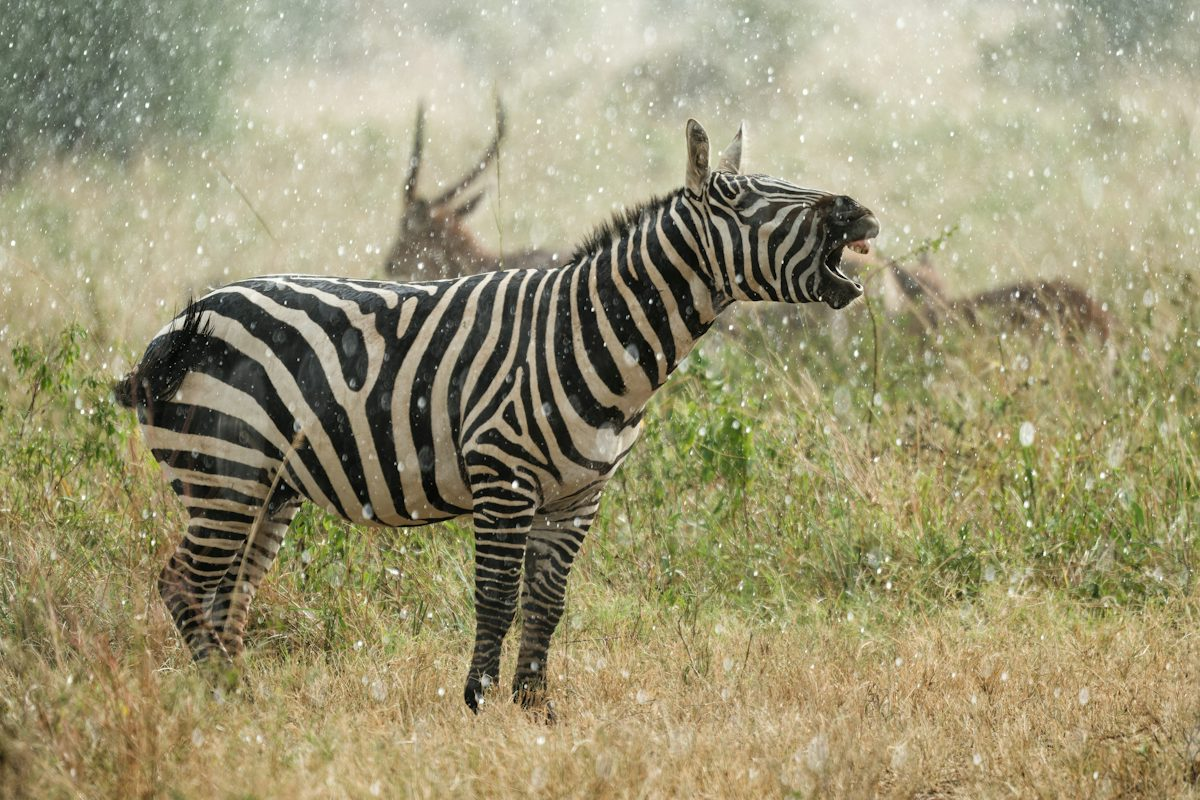
#> input picture Exp1input.jpg, 1200 x 800 px
$ python Exp14.py
#> lines starting #> are read from the running program, lines starting #| are printed output that depends on the picture
### resources/display_utils.py
import cv2

DISPLAY_W = 700
DISPLAY_H = 520
WINDOW_X = 40
WINDOW_Y = 60
X_STEP = 760
Y_STEP = 560
_window_index = 0

def show_small(title, image):
    global _window_index
    if image is None:
        return

    h, w = image.shape[:2]
    scale = min(DISPLAY_W / w, DISPLAY_H / h) if w and h else 1.0
    if scale < 1.0:
        new_w = max(1, int(w * scale))
        new_h = max(1, int(h * scale))
        image = cv2.resize(image, (new_w, new_h), interpolation=cv2.INTER_AREA)

    cv2.namedWindow(title, cv2.WINDOW_NORMAL)
    cv2.resizeWindow(title, image.shape[1], image.shape[0])
    x = WINDOW_X + (_window_index % 3) * X_STEP
    y = WINDOW_Y + (_window_index // 3) * Y_STEP
    cv2.moveWindow(title, x, y)
    cv2.imshow(title, image)
    _window_index += 1

### labs/Exp14.py
import cv2
import sys
from pathlib import Path

ROOT = Path(__file__).resolve().parent
PROJECT_ROOT = ROOT.parent
if str(PROJECT_ROOT) not in sys.path:
    sys.path.insert(0, str(PROJECT_ROOT))

from resources.display_utils import show_small
import numpy as np
from tkinter import Tk, filedialog

Tk().withdraw()
file_path = filedialog.askopenfilename(
    title="Select an Image",
    filetypes=[("Image Files", "*.jpg *.jpeg *.png *.bmp")]
)
#> the answer given: ../Exp1input.jpg

if not file_path:
    print("No image selected!")
    exit()

img = cv2.imread(file_path)
#> img is the input picture: shape (800, 1200, 3); mean B, G, R 115.6, 149.6, 155.9
if img is None:
    print("Error: Unable to load image!")
    exit()

rows, cols = img.shape[:2]
#> rows = 800; cols = 1200
pts1 = np.float32([[50, 50], [300, 50], [50, 300], [300, 300]])
pts2 = np.float32([[0, 0], [300, 0], [100, 300], [300, 300]])
matrix = cv2.getPerspectiveTransform(pts1, pts2)
result = cv2.warpPerspective(img, matrix, (cols, rows))
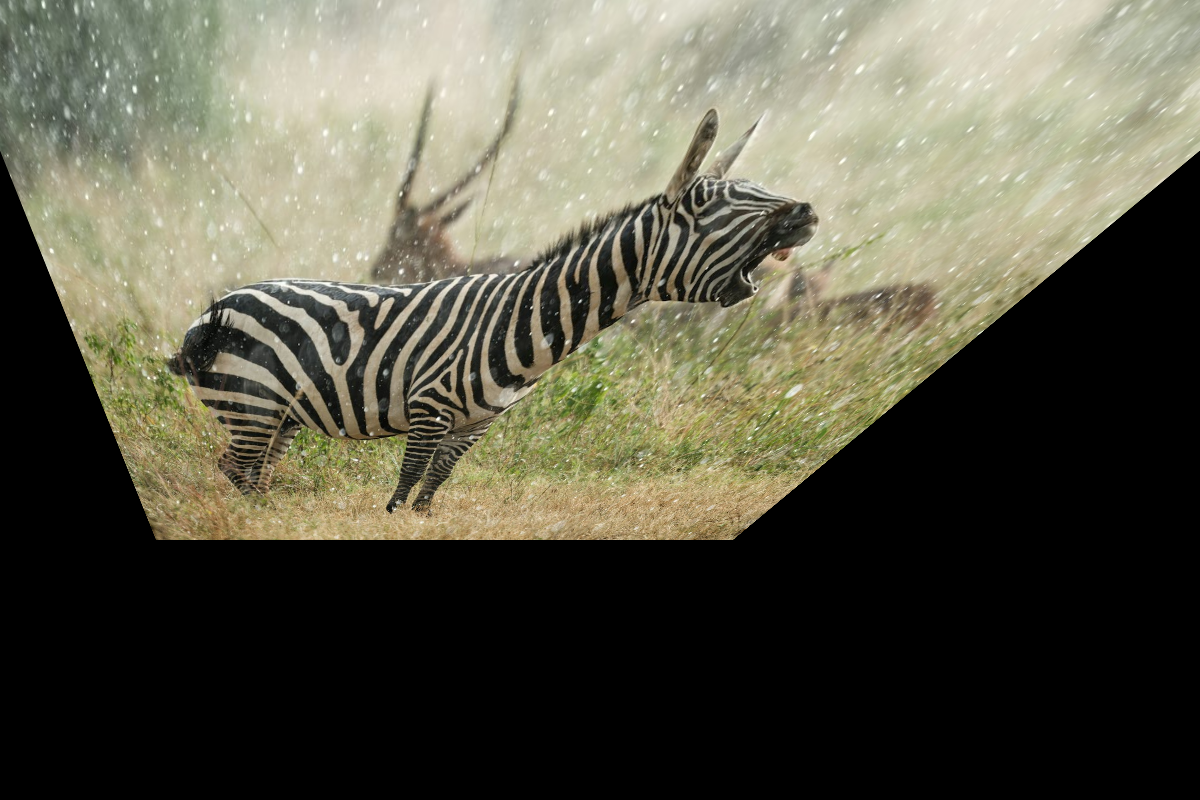
#> result: shape (800, 1200, 3); mean B, G, R 72.4, 88.2, 89.9

show_small("Original Image", img)
show_small("Perspective Transformation", result)
cv2.waitKey(0)
cv2.destroyAllWindows()

$ run again, on Exp3input.jpg
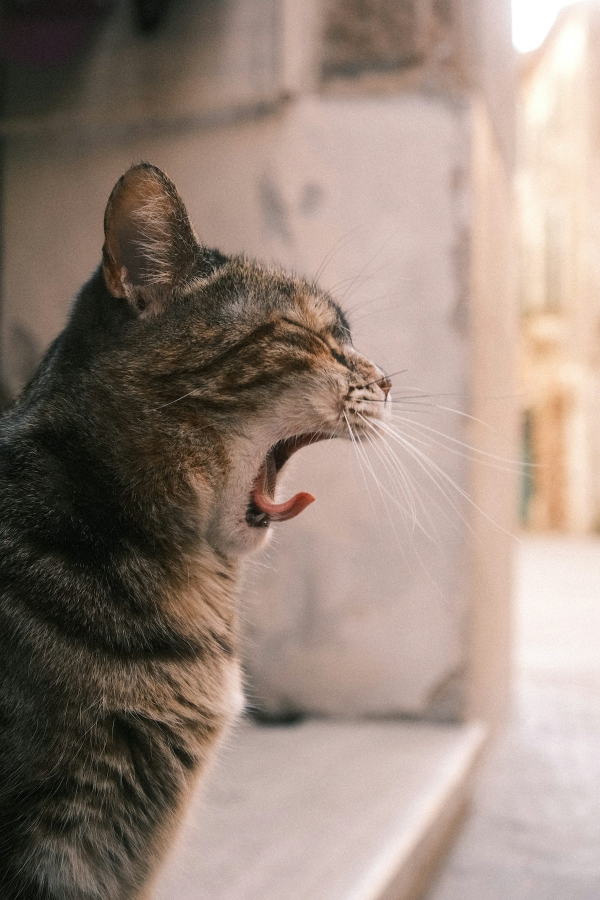
#> input picture Exp3input.jpg, 1200 x 1800 px (shown at 1/2 size)
#> img is the input picture: shape (1800, 1200, 3); mean B, G, R 123, 133.8, 151
#> `result = cv2.warpPerspective(img, matrix, (cols, rows))`:
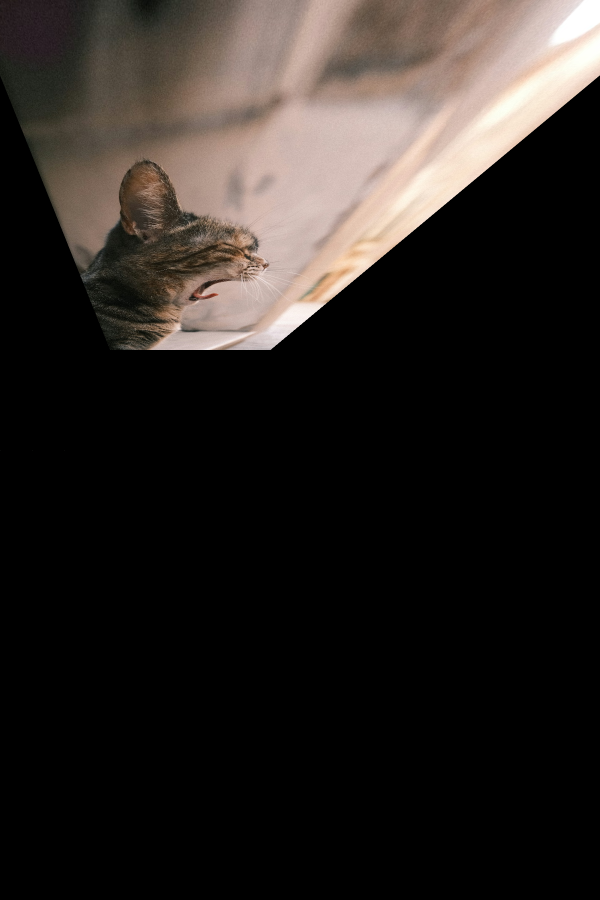
#> result: shape (1800, 1200, 3) (shown at 1/2 size); mean B, G, R 33.4, 36.6, 41.5
#> in show_small (call 2), `image = cv2.resize(image, (new_w, new_h), interpolation=cv2.INTER_AREA)`:
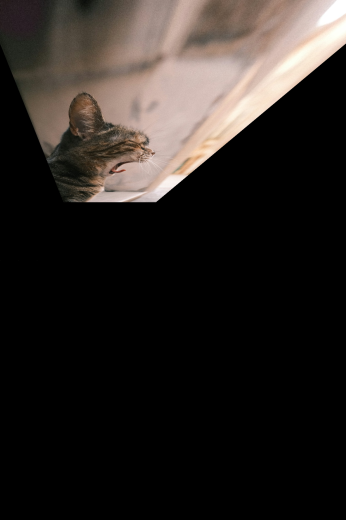
#> image: shape (520, 346, 3); mean of channels 0, 1, 2 33.4, 36.5, 41.5; drawn as B, G, R

$ run again, on Exp4input.jpg
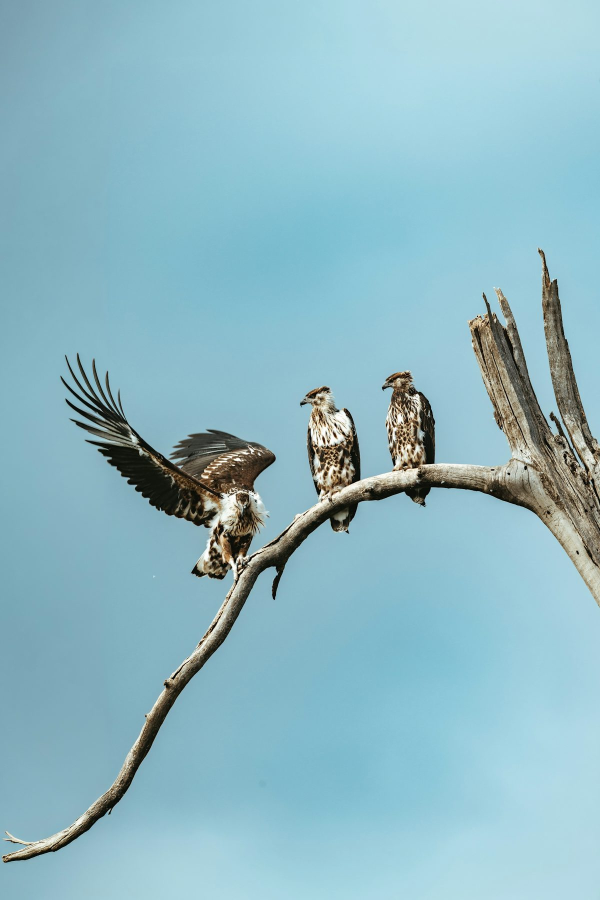
#> input picture Exp4input.jpg, 1200 x 1800 px (shown at 1/2 size)
#> img is the input picture: shape (1800, 1200, 3); mean B, G, R 196, 184.6, 142
#> `result = cv2.warpPerspective(img, matrix, (cols, rows))`:
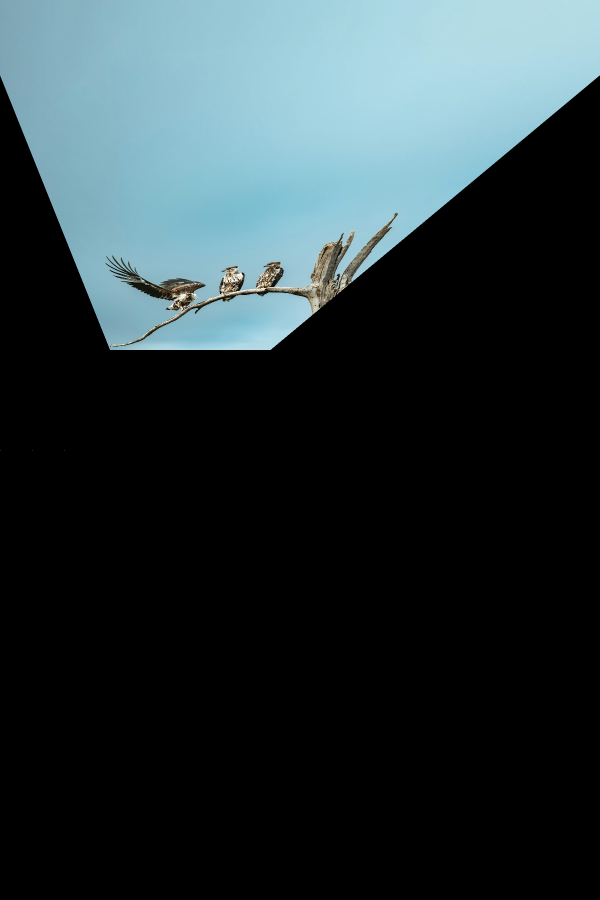
#> result: shape (1800, 1200, 3) (shown at 1/2 size); mean B, G, R 57.5, 53.9, 41.1
#> in show_small (call 2), `image = cv2.resize(image, (new_w, new_h), interpolation=cv2.INTER_AREA)`:
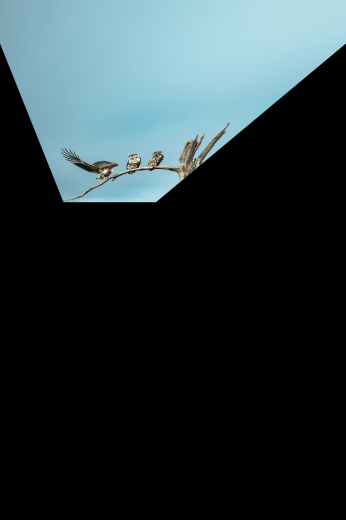
#> image: shape (520, 346, 3); mean of channels 0, 1, 2 57.5, 53.9, 41.1; drawn as B, G, R

$ run again, on Exp5input.jpg
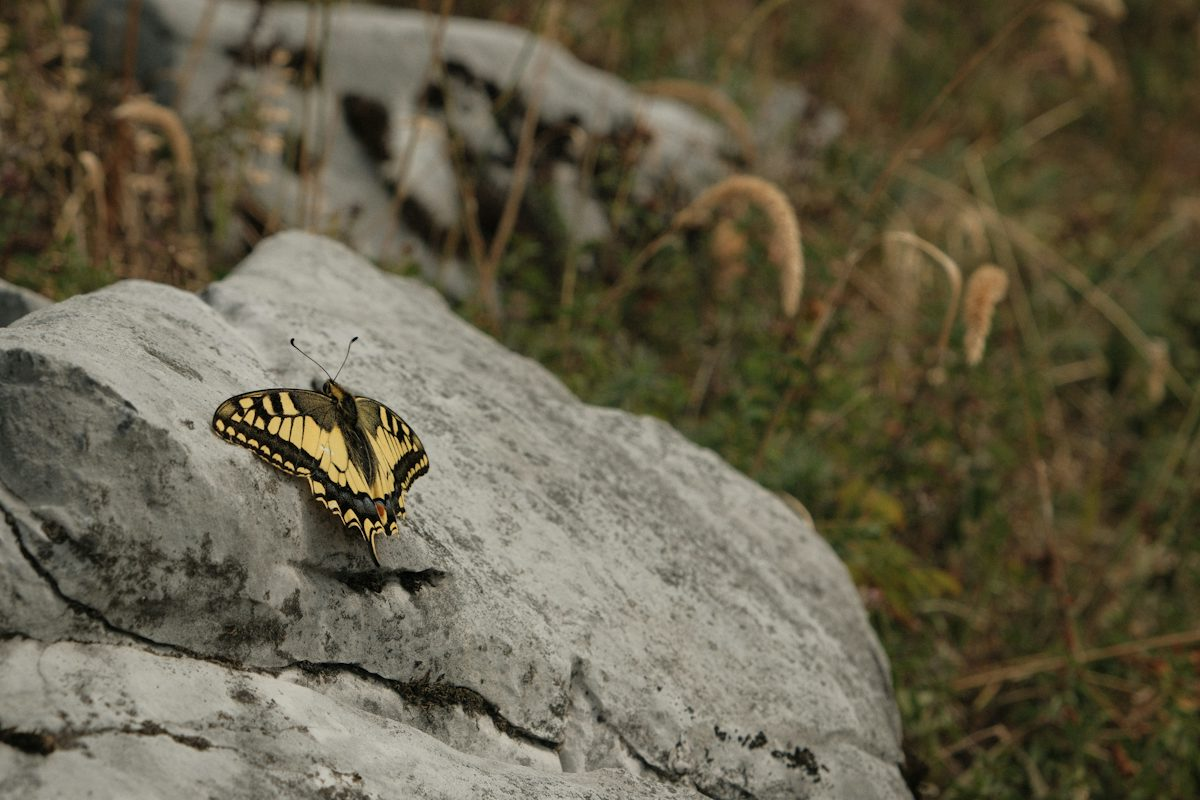
#> input picture Exp5input.jpg, 1200 x 800 px
#> img is the input picture: shape (800, 1200, 3); mean B, G, R 73.4, 94.2, 100.5
#> `result = cv2.warpPerspective(img, matrix, (cols, rows))`:
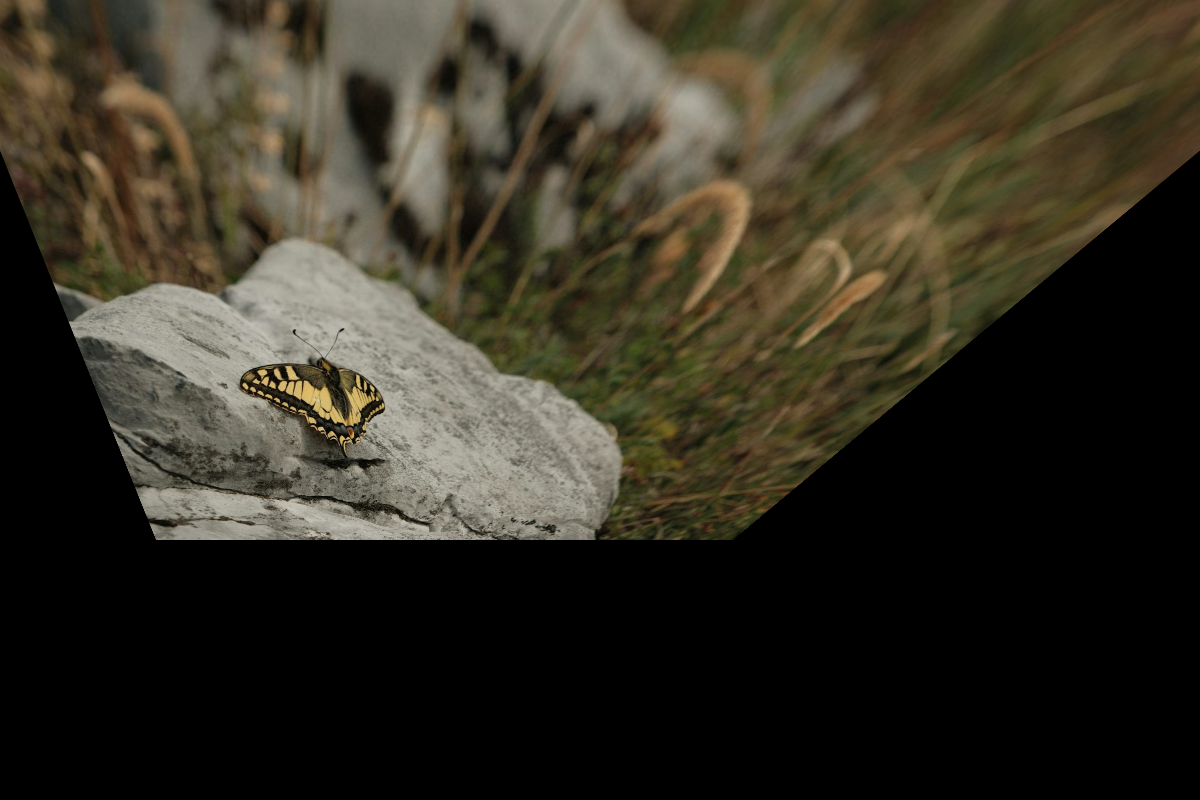
#> result: shape (800, 1200, 3); mean B, G, R 35.5, 47.6, 52
